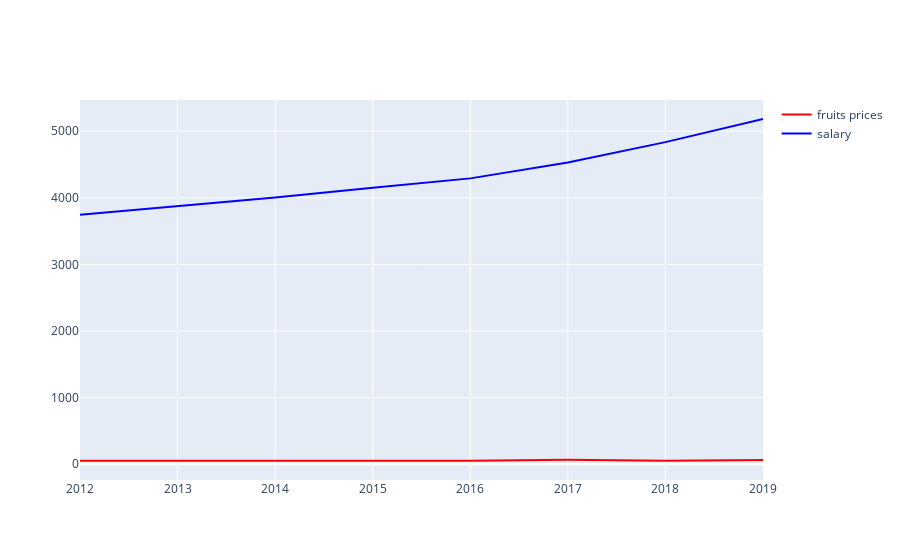

Notebook code cell kept with this figure:
### Code cell
trace_fruit_prices = go.Scatter(
    x = data_frame.index,
    y = data_frame['fruits prices'],
    mode = 'lines',
    name = 'fruits prices',
    line = dict(color='red')
)

trace_salary = go.Scatter(
    x = data_frame.index,
    y = data_frame['salary'],
    mode = 'lines',
    name = 'salary',
    line = dict(color='blue')
)

data = [
    trace_fruit_prices,
    trace_salary
]
go.Figure(data=data).show()

### Figure 1 — Plotly figure (JSON) as saved in the notebook; plotly's stock layout.template omitted (floating-point values rounded to 4 significant figures)
{"data": [{"line": {"color": "red"}, "mode": "lines", "name": "fruits prices", "type": "scatter", "x": [2012, 2013, 2014, 2015, 2016, 2017, 2018, 2019], "y": [52.01, 50.64, 49.06, 50.55, 53.04, 69.32, 53.5, 64.9]}, {"line": {"color": "blue"}, "mode": "lines", "name": "salary", "type": "scatter", "x": [2012, 2013, 2014, 2015, 2016, 2017, 2018, 2019], "y": [3744.0, 3877.0, 4004.0, 4151.0, 4291.0, 4528.0, 4835.0, 5182.0]}], "layout": {}}
